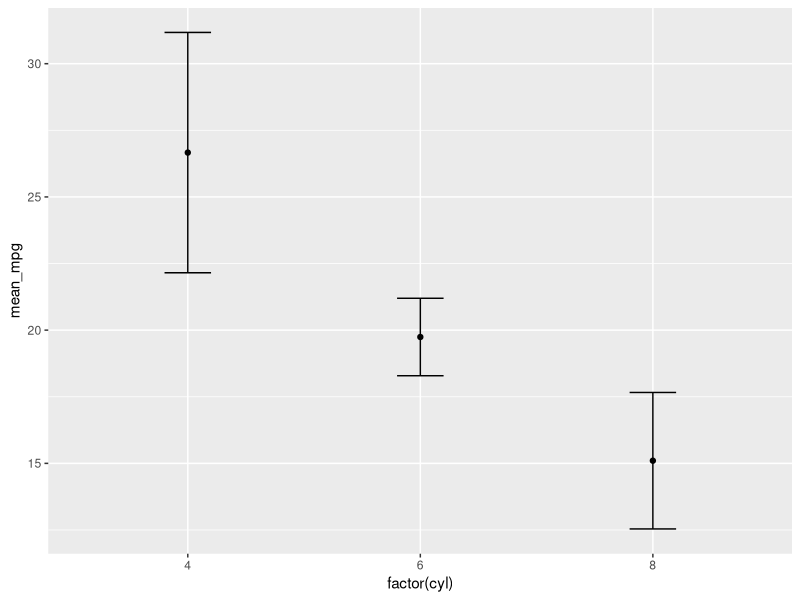

Source code (R):
# NL: using mtcars with cyl as a factor, compute the mean and standard deviation of mpg for each cylinder count, then plot the means as points with error bars for the standard deviation
library(ggplot2)
library(dplyr)
mtcars %>% group_by(cyl) %>% summarise(mean_mpg = mean(mpg), sd_mpg = sd(mpg)) %>%
  ggplot(aes(x = factor(cyl), y = mean_mpg)) + geom_point() + geom_errorbar(aes(ymin = mean_mpg - sd_mpg, ymax = mean_mpg + sd_mpg), width = 0.2)
